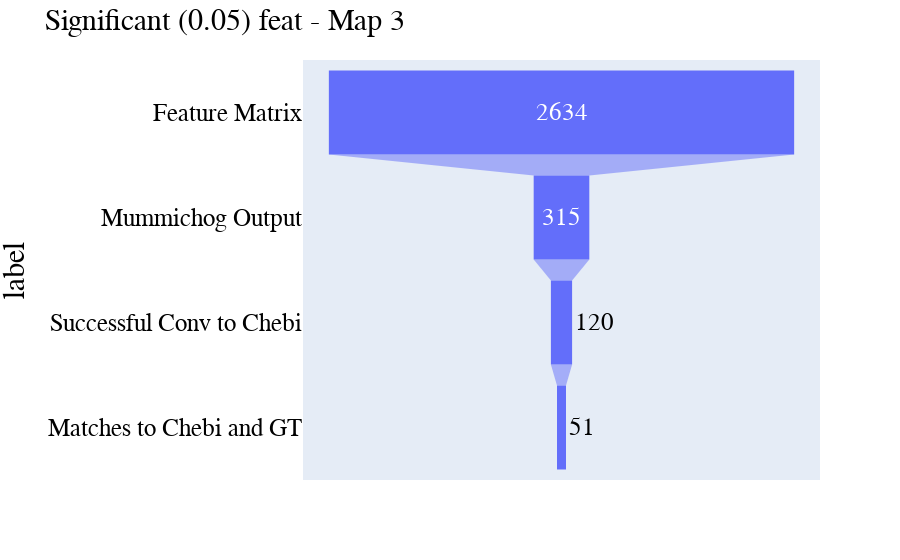

The code cell stored with this chart in its notebook:
### Code cell
# run_name = "trans_omic_covid_data.run_1_default"
run_name = "trans_omic_covid_data.rsd_1_default_p"
mummichog_input_file="../input_data/mummichog_input_ttest_rsd_1.csv"
cut_off_p = 0.05
map3(
    run_name=run_name, 
    mummichog_input_file=mummichog_input_file,
    name_map_file=f"../runs/{run_name}/tables/name_map_mo_kegg_to_chebi.csv",
    cut_off_p=cut_off_p,
    plot=True,
    track="feat"
)

### Figure 1 — Plotly figure (JSON) as saved in the notebook; plotly's stock layout.template omitted (floating-point values rounded to 4 significant figures)
{"data": [{"hovertemplate": "count=%{x}<br>label=%{y}<extra></extra>", "legendgroup": "", "marker": {"color": "#636efa"}, "name": "", "orientation": "h", "showlegend": false, "type": "funnel", "x": [2634, 315, 120, 51], "xaxis": "x", "y": ["Feature Matrix", "Mummichog Output", "Successful Conv to Chebi", "Matches to Chebi and GT"], "yaxis": "y"}], "layout": {"font": {"color": "black", "family": "Arial, sans-serif", "size": 25}, "legend": {"tracegroupgap": 0}, "margin": {"t": 60}, "title": {"font": {"size": 30}, "text": "Significant (0.05) feat - Map 3"}, "xaxis": {"anchor": "y", "domain": [0, 1], "title": {"text": "count"}}, "yaxis": {"anchor": "x", "domain": [0, 1], "title": {"text": "label"}}}}
